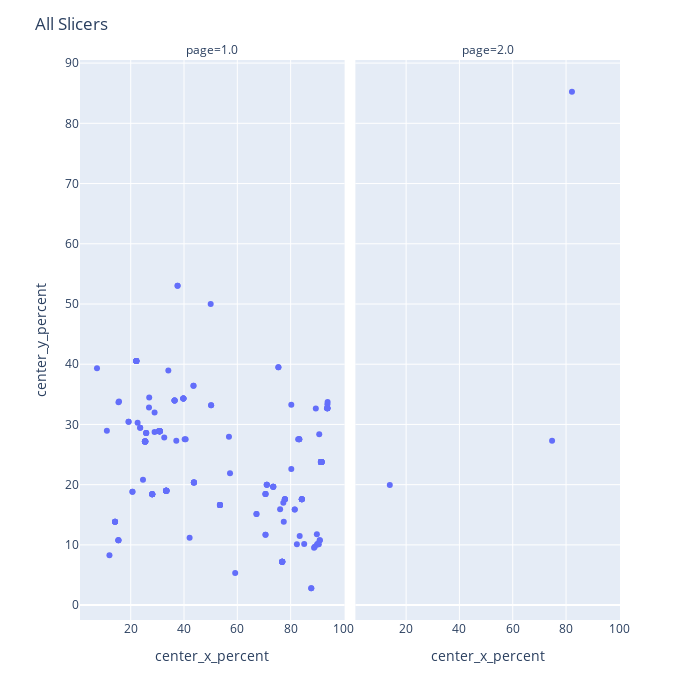
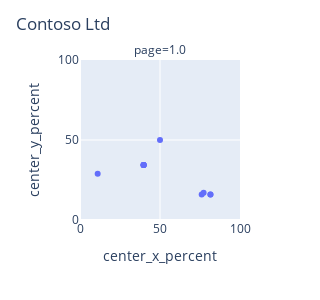
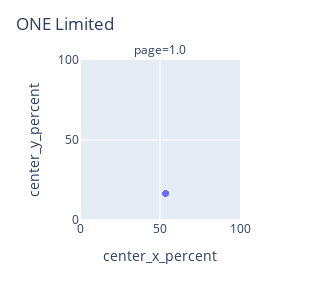
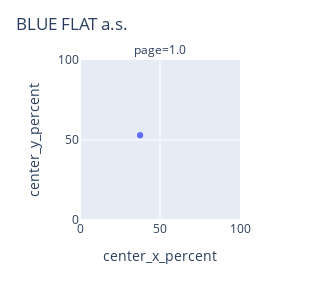

The notebook cell these images were saved under, in order:
### Code cell
annotations_collection = await _functions.annotations_position_analysis(
    client, token_input, url_input, query, bool_toggle, dropdown
)

# df = output
df = _functions.annotations_position_post_processing(
    annotations_collection, field_id, slicer_field_id
)

# Create scatter plot using Plotly Express
fig = px.scatter(
    df,
    x="center_x_percent",
    y="center_y_percent",
    facet_col="page",
    hover_data={
        "annotation_id": True,
        "center_x_percent": False,
        "center_y_percent": False,
    },
)

fig.update_layout(
    title="All Slicers",
    width=700,
    height=700,
)
fig.show()

# Get unique slicer values
unique_slicers = df["slicer"].unique()

# Plotting
for slicer_value in unique_slicers:
    # Filter the DataFrame based on the current slicer value
    sliced_data = df[df["slicer"] == slicer_value]

    # Create scatter plot using Plotly Express
    fig = px.scatter(
        sliced_data,
        x="center_x_percent",
        y="center_y_percent",
        facet_col="page",
        hover_data={
            "annotation_id": True,
            "center_x_percent": False,
            "center_y_percent": False,
        },
    )

    fig.update_layout(width=300, height=300, title=slicer_value)
    fig.update_layout(xaxis=dict(range=[0, 100]), yaxis=dict(range=[0, 100]))

    fig.show()

### Limitations:
# 1. Only header fields
# 2. Not showing absent annotations for field (either not in schema or no BB)


# pd.set_option('display.max_rows', None)
# pd.set_option('display.max_columns', None)

# display(df)

### Figure 1 — Plotly figure (JSON) as saved in the notebook; plotly's stock layout.template omitted (floating-point values rounded to 4 significant figures; data arrays with more than 128 entries replaced by an {"elided": "..."} marker saying what was removed)
{"data": [{"customdata": {"elided": "202x1 int values"}, "hovertemplate": "page=1.0<br>annotation_id=%{customdata[0]}<extra></extra>", "legendgroup": "", "marker": {"color": "#636efa", "symbol": "circle"}, "mode": "markers", "name": "", "orientation": "v", "showlegend": false, "type": "scatter", "x": {"elided": "202 float values"}, "xaxis": "x", "y": {"elided": "202 float values"}, "yaxis": "y"}, {"customdata": [[769594], [1408374], [2141002]], "hovertemplate": "page=2.0<br>annotation_id=%{customdata[0]}<extra></extra>", "legendgroup": "", "marker": {"color": "#636efa", "symbol": "circle"}, "mode": "markers", "name": "", "orientation": "v", "showlegend": false, "type": "scatter", "x": [74.76, 13.87, 82.22], "xaxis": "x2", "y": [27.28, 19.95, 85.24], "yaxis": "y2"}], "layout": {"annotations": [{"font": {}, "showarrow": false, "text": "page=1.0", "x": 0.245, "xanchor": "center", "xref": "paper", "y": 1, "yanchor": "bottom", "yref": "paper"}, {"font": {}, "showarrow": false, "text": "page=2.0", "x": 0.755, "xanchor": "center", "xref": "paper", "y": 1, "yanchor": "bottom", "yref": "paper"}], "height": 700, "legend": {"tracegroupgap": 0}, "margin": {"t": 60}, "title": {"text": "All Slicers"}, "width": 700, "xaxis": {"anchor": "y", "domain": [0, 0.49], "title": {"text": "center_x_percent"}}, "xaxis2": {"anchor": "y2", "domain": [0.51, 1], "matches": "x", "title": {"text": "center_x_percent"}}, "yaxis": {"anchor": "x", "domain": [0, 1], "title": {"text": "center_y_percent"}}, "yaxis2": {"anchor": "x2", "domain": [0, 1], "matches": "y", "showticklabels": false}}}

### Figure 2 — Plotly figure (JSON) as saved in the notebook; plotly's stock layout.template omitted (floating-point values rounded to 4 significant figures)
{"data": [{"customdata": [[279516], [279518], [279520], [279529], [279533], [417226], [417227], [417228], [631007], [1408364], [1408366]], "hovertemplate": "page=1.0<br>annotation_id=%{customdata[0]}<extra></extra>", "legendgroup": "", "marker": {"color": "#636efa", "symbol": "circle"}, "mode": "markers", "name": "", "orientation": "v", "showlegend": false, "type": "scatter", "x": [76.05, 81.53, 39.76, 11.05, 77.26, 81.53, 50, 39.76, 39.76, 39.76, 39.76], "xaxis": "x", "y": [15.92, 15.89, 34.31, 28.97, 17.01, 15.89, 50, 34.31, 34.31, 34.31, 34.31], "yaxis": "y"}], "layout": {"annotations": [{"font": {}, "showarrow": false, "text": "page=1.0", "x": 0.5, "xanchor": "center", "xref": "paper", "y": 1, "yanchor": "bottom", "yref": "paper"}], "height": 300, "legend": {"tracegroupgap": 0}, "margin": {"t": 60}, "title": {"text": "Contoso Ltd"}, "width": 300, "xaxis": {"anchor": "y", "domain": [0, 1], "range": [0, 100], "title": {"text": "center_x_percent"}}, "yaxis": {"anchor": "x", "domain": [0, 1], "range": [0, 100], "title": {"text": "center_y_percent"}}}}

### Figure 3 — Plotly figure (JSON) as saved in the notebook; plotly's stock layout.template omitted (floating-point values rounded to 4 significant figures)
{"data": [{"customdata": [[279517], [710231], [795577], [1376140], [1376183], [1376212], [1519366]], "hovertemplate": "page=1.0<br>annotation_id=%{customdata[0]}<extra></extra>", "legendgroup": "", "marker": {"color": "#636efa", "symbol": "circle"}, "mode": "markers", "name": "", "orientation": "v", "showlegend": false, "type": "scatter", "x": [53.47, 53.47, 53.47, 53.47, 53.47, 53.47, 53.47], "xaxis": "x", "y": [16.64, 16.64, 16.64, 16.64, 16.64, 16.64, 16.64], "yaxis": "y"}], "layout": {"annotations": [{"font": {}, "showarrow": false, "text": "page=1.0", "x": 0.5, "xanchor": "center", "xref": "paper", "y": 1, "yanchor": "bottom", "yref": "paper"}], "height": 300, "legend": {"tracegroupgap": 0}, "margin": {"t": 60}, "title": {"text": "ONE Limited"}, "width": 300, "xaxis": {"anchor": "y", "domain": [0, 1], "range": [0, 100], "title": {"text": "center_x_percent"}}, "yaxis": {"anchor": "x", "domain": [0, 1], "range": [0, 100], "title": {"text": "center_y_percent"}}}}

### Figure 4 — Plotly figure (JSON) as saved in the notebook; plotly's stock layout.template omitted (floating-point values rounded to 4 significant figures)
{"data": [{"customdata": [[279519], [1408370]], "hovertemplate": "page=1.0<br>annotation_id=%{customdata[0]}<extra></extra>", "legendgroup": "", "marker": {"color": "#636efa", "symbol": "circle"}, "mode": "markers", "name": "", "orientation": "v", "showlegend": false, "type": "scatter", "x": [37.58, 37.58], "xaxis": "x", "y": [53.03, 53.03], "yaxis": "y"}], "layout": {"annotations": [{"font": {}, "showarrow": false, "text": "page=1.0", "x": 0.5, "xanchor": "center", "xref": "paper", "y": 1, "yanchor": "bottom", "yref": "paper"}], "height": 300, "legend": {"tracegroupgap": 0}, "margin": {"t": 60}, "title": {"text": "BLUE FLAT a.s."}, "width": 300, "xaxis": {"anchor": "y", "domain": [0, 1], "range": [0, 100], "title": {"text": "center_x_percent"}}, "yaxis": {"anchor": "x", "domain": [0, 1], "range": [0, 100], "title": {"text": "center_y_percent"}}}}
